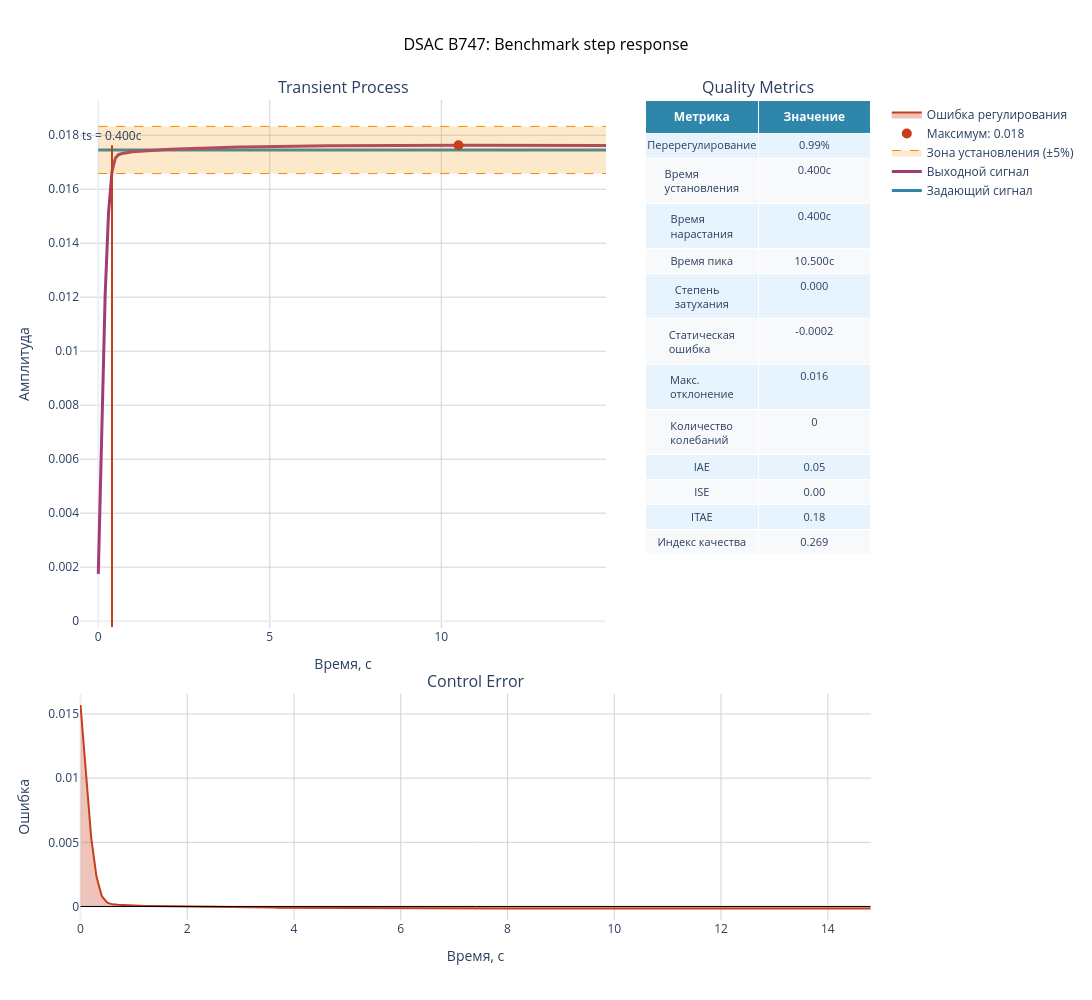

Source (notebook cell):
### Code cell
from tensoraerospace.benchmark.bench import ControlBenchmark

benchmark = ControlBenchmark()

# Prepare signals for benchmarking (rad)
t_arr = np.asarray(result["time_s"], dtype=float)
dt_local = float(t_arr[1] - t_arr[0]) if len(t_arr) > 1 else float(dt)
control_signal = ref[0, : len(t_arr)]
system_signal = np.deg2rad(np.asarray(result["theta_deg"], dtype=float))

baseline_val = float(control_signal[0]) if control_signal.size else 0.0

benchmark.plot(
    control_signal,
    system_signal,
    tps=t,
    signal_val=baseline_val,
    dt=dt_local,
    title="DSAC B747: Benchmark step response",
)

report = benchmark.generate_report(
    control_signal,
    system_signal,
    signal_val=baseline_val,
    dt=dt_local,
    system_name="DSAC B747",
)
print(report)

### Figure 1 — Plotly figure (JSON) as saved in the notebook; plotly's stock layout.template omitted (floating-point values rounded to 4 significant figures; data arrays with more than 128 entries replaced by an {"elided": "..."} marker saying what was removed)
{"data": [{"hovertemplate": "Время: %{x:.3f}с<br>Амплитуда: %{y:.3f}<extra></extra>", "line": {"color": "#2E86AB", "width": 3}, "mode": "lines", "name": "Задающий сигнал", "type": "scatter", "x": {"elided": "149 float values"}, "xaxis": "x", "y": {"elided": "149 float values"}, "yaxis": "y"}, {"hovertemplate": "Время: %{x:.3f}с<br>Амплитуда: %{y:.3f}<extra></extra>", "line": {"color": "#A23B72", "width": 3}, "mode": "lines", "name": "Выходной сигнал", "type": "scatter", "x": {"elided": "149 float values"}, "xaxis": "x", "y": {"elided": "149 float values"}, "yaxis": "y"}, {"hovertemplate": "Время: %{x:.3f}с<br>Верхняя граница: %{y:.3f}<extra></extra>", "line": {"color": "#F18F01", "dash": "dash", "width": 1}, "mode": "lines", "name": "Верхняя граница (±5%)", "showlegend": false, "type": "scatter", "x": {"elided": "149 float values"}, "xaxis": "x", "y": {"elided": "149 float values"}, "yaxis": "y"}, {"fill": "tonexty", "fillcolor": "rgba(241, 143, 1, 0.2)", "hovertemplate": "Время: %{x:.3f}с<br>Нижняя граница: %{y:.3f}<extra></extra>", "line": {"color": "#F18F01", "dash": "dash", "width": 1}, "mode": "lines", "name": "Зона установления (±5%)", "type": "scatter", "x": {"elided": "149 float values"}, "xaxis": "x", "y": {"elided": "149 float values"}, "yaxis": "y"}, {"hovertemplate": "Максимум<br>Время: 10.500с<br>Значение: 0.018<br>Перерегулирование: 1.0%<extra></extra>", "marker": {"color": "#C73E1D", "size": 10, "symbol": "circle"}, "mode": "markers", "name": "Максимум: 0.018", "type": "scatter", "x": [10.5], "xaxis": "x", "y": [0.01763], "yaxis": "y"}, {"cells": {"align": "center", "fill": {"color": [["#E8F4FD", "#F8F9FA", "#E8F4FD", "#F8F9FA", "#E8F4FD", "#F8F9FA", "#E8F4FD", "#F8F9FA", "#E8F4FD", "#F8F9FA", "#E8F4FD", "#F8F9FA", "#E8F4FD", "#F8F9FA", "#E8F4FD", "#F8F9FA", "#E8F4FD", "#F8F9FA", "#E8F4FD", "#F8F9FA", "#E8F4FD", "#F8F9FA", "#E8F4FD", "#F8F9FA"]]}, "font": {"size": 11}, "height": 25, "values": [["Перерегулирование", "Время установления", "Время нарастания", "Время пика", "Степень затухания", "Статическая ошибка", "Макс. отклонение", "Количество колебаний", "IAE", "ISE", "ITAE", "Индекс качества"], ["0.99%", "0.400с", "0.400с", "10.500с", "0.000", "-0.0002", "0.016", "0", "0.05", "0.00", "0.18", "0.269"]]}, "domain": {"x": [0.715, 1], "y": [0.356, 1]}, "header": {"align": "center", "fill": {"color": "#2E86AB"}, "font": {"color": "white", "size": 12}, "values": ["<b>Метрика</b>", "<b>Значение</b>"]}, "type": "table"}, {"fill": "tozeroy", "fillcolor": "rgba(199, 62, 29, 0.3)", "hovertemplate": "Время: %{x:.3f}с<br>Ошибка: %{y:.3f}<extra></extra>", "line": {"color": "#C73E1D", "width": 2}, "mode": "lines", "name": "Ошибка регулирования", "type": "scatter", "x": {"elided": "149 float values"}, "xaxis": "x2", "y": {"elided": "149 float values"}, "yaxis": "y2"}], "layout": {"annotations": [{"font": {"size": 16}, "showarrow": false, "text": "Transient Process", "x": 0.3325, "xanchor": "center", "xref": "paper", "y": 1, "yanchor": "bottom", "yref": "paper"}, {"font": {"size": 16}, "showarrow": false, "text": "Quality Metrics", "x": 0.8575, "xanchor": "center", "xref": "paper", "y": 1, "yanchor": "bottom", "yref": "paper"}, {"font": {"size": 16}, "showarrow": false, "text": "Control Error", "x": 0.5, "xanchor": "center", "xref": "paper", "y": 0.276, "yanchor": "bottom", "yref": "paper"}, {"showarrow": false, "text": "ts = 0.400с", "x": 0.4, "xref": "x", "y": 0.01763, "yref": "y", "yshift": 10}], "height": 1000, "legend": {"orientation": "v", "x": 1.02, "xanchor": "left", "y": 1, "yanchor": "top"}, "shapes": [{"line": {"color": "#C73E1D", "width": 2}, "type": "line", "x0": 0.4, "x1": 0.4, "xref": "x", "y0": -0.0002203, "y1": 0.01763, "yref": "y"}, {"line": {"color": "black", "dash": "solid", "width": 1}, "type": "line", "x0": 0, "x1": 14.8, "xref": "x2", "y0": 0, "y1": 0, "yref": "y2"}], "showlegend": true, "title": {"font": {"color": "black", "size": 16}, "text": "DSAC B747: Benchmark step response", "x": 0.5}, "width": 1600, "xaxis": {"anchor": "y", "domain": [0, 0.665], "gridcolor": "lightgray", "gridwidth": 1, "showgrid": true, "title": {"text": "Время, с"}}, "xaxis2": {"anchor": "y2", "domain": [0, 1], "gridcolor": "lightgray", "gridwidth": 1, "showgrid": true, "title": {"text": "Время, с"}}, "yaxis": {"anchor": "x", "domain": [0.356, 1], "gridcolor": "lightgray", "gridwidth": 1, "showgrid": true, "title": {"text": "Амплитуда"}}, "yaxis2": {"anchor": "x2", "domain": [0, 0.276], "gridcolor": "lightgray", "gridwidth": 1, "showgrid": true, "title": {"text": "Ошибка"}}}}
